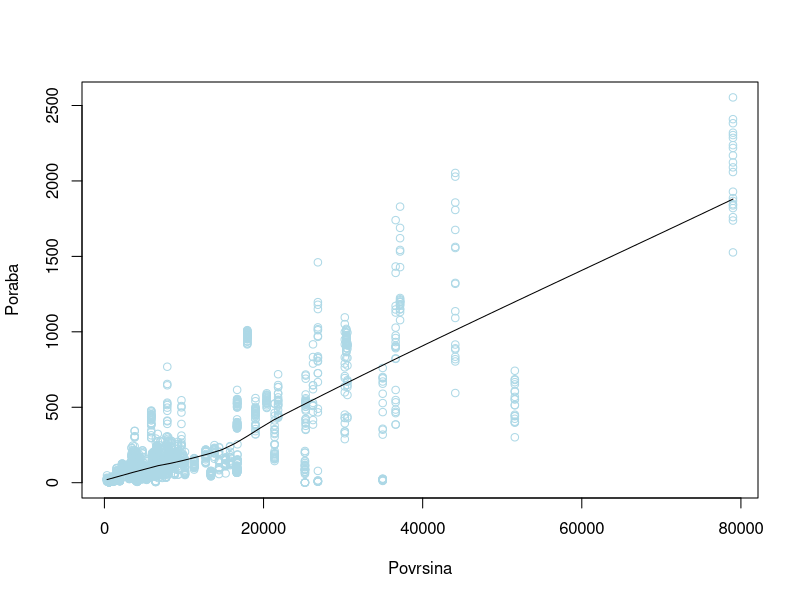

R code for this plot: (Note: this script raises an error after producing the figure.)
stavbe <- read.table("trainset.txt", header=T, sep=",")
summary(stavbe)

for (i in list(2,4))
  stavbe[,i] <- as.factor(stavbe[,i])

# generiramo ucno in testno mnozico

divideDataSet <- function (data, trainRatio = 0.7)
{
  sel <- sample(1:nrow(data), as.integer(nrow(data) * trainRatio), replace=F)
  train <- stavbe[sel,]
  test <- stavbe[-sel,]
  list(train=train, test=test)
}

dataset <- divideDataSet(stavbe, 0.1)

dataset$train

scatter.smooth(x=dataset$train$povrsina, y=dataset$train$poraba, col="lightblue", xlab="Povrsina", ylab="Poraba")

library(rpart)
dt <- rpart(namembnost ~ ., data=train) # zgradimo odlocitveno drevo (decision tree)
rpart.plot(dt)


# priprava in evaluacija atributov

library(lubridate)

toMonth <- function(date) month(as.Date(date));
toSeason <- function(input.date)
{
  numeric.date <- 100*month(input.date)+day(input.date)
  ## input Seasons upper limits in the form MMDD in the "break =" option:
  cuts <- base::cut(numeric.date, breaks = c(0,319,0620,0921,1220,1231)) 
  # rename the resulting groups (could've been done within cut(...levels=) if "Winter" wasn't double
  levels(cuts) <- c("Winter","Spring","Summer","Fall","Winter")
  return(cuts)
}

evalClassFeatures <- function (formula, data)
{
  shortSighted <- list("InfGain", "GainRatio", "Gini", "MDL")
  nonShortSighted <- list("Relief", "ReliefFequalK", "ReliefFexpRank")
  estimators <- c(shortSighted, nonShortSighted)
  for (estimator in estimators) {
    pie(sort(attrEval(formula, data, estimator), decreasing=T), main=estimator)
  }
}

table(getSeason(stavbe$datum))

sort(attrEval(namembnost ~ ., dataset$test, "Relief"), decreasing=T)

stavbe$letni_cas <- toSeason(stavbe$datum)
stavbe$mesec <- toSeason(stavbe$datum)

a <- attrEval(poraba ~ povrsina, dataset$train, "InfGain")

r1 <- lm(poraba ~ regija, dataset$train)
r2 <- lm(poraba ~ mesec, dataset$train)

hist(dataset$test$poraba)

predicted <- predict(r1, dataset$test)
observed <- dataset$test$poraba
plot(observed)
points(predicted, col="red")

summary(dataset$train)

dataset$train$datum



plot(stavbe)
